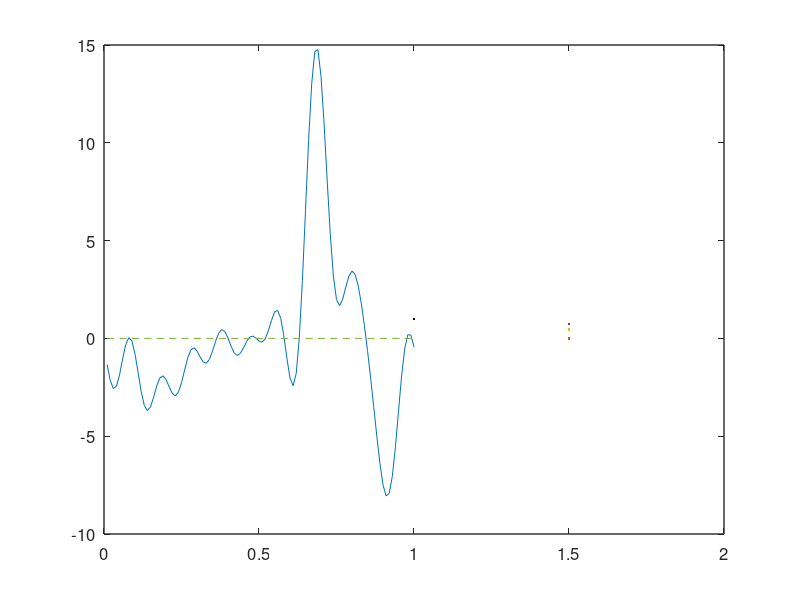

MATLAB code for this plot: (Note: this script raises an error after producing the figure.)
close all;
clear;
blue = [0, 0.4470, 0.7410]	; red = [0.6350, 0.0780, 0.1840]; green = [62 150 81]./255; yellow = [0.9290, 0.6940, 0.1250]; black = [0, 0, 0]; white = [1, 1, 1]; gray = [0.5, 0.5, 0.5];

load("pressure_drop.mat")
Y  = fft(p);

M=10;
pp=fft(p)/length(p);
am=pp(2:M+1);
fm= 1i*2*pi*[1:M];
pF=0;

for m=1:M
    pF=pF+am(m)*exp(fm(m)*t) +conj(am(m)) * exp(-fm(m)*t);
end

figure

    plot(t,pF,'-',LineWidth=1.5,Color=blue)
    hold on 
    % plot(t,p,'-',LineWidth=1.5,Color='r')
    plot(t,t*0,'--',LineWidth=1,Color='k')  
    set(gca,'LineWidth',1,'TickLength',[0.01 0.01])
    set(gca,'FontSize',12)
    xlabel("$t/T$",Interpreter="latex",FontSize=20)
    ylabel("$\Delta p \,\,[{\rm Pa}]$",Interpreter="latex",FontSize=20)
    set(gcf,'Position',[200,200,300,200]) 
    ylim([-10,18])
    
sstt="Delta_p";
print(sstt,'-depsc')